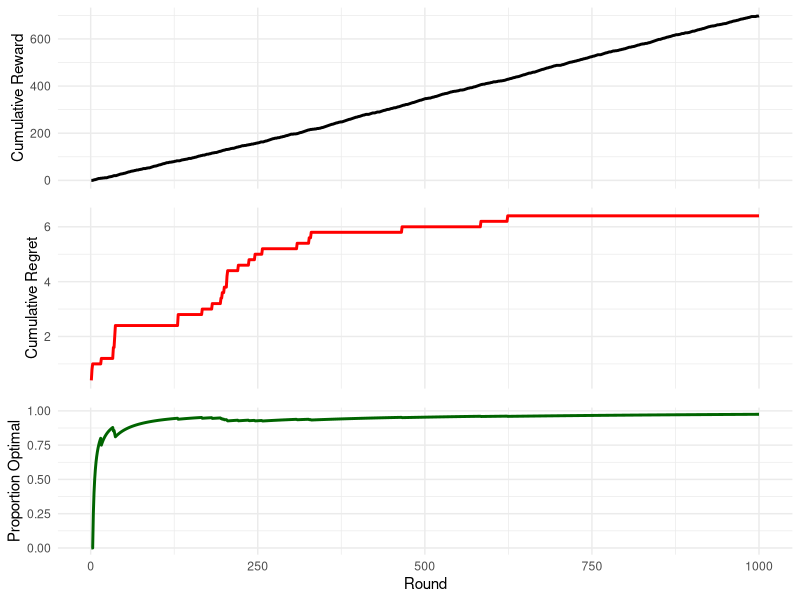

Here is the R script that generated this plot:
# Thompson Sampling for a Multi-Armed Bandit

# 0. Setup  ------
set.seed(831213)                
library(tidyverse)            
library(cowplot)

# 1. Define bandit parameters  ------
K <- 3                        
true_probs <- c(0.3, 0.5, 0.7) # true reward probabilities for each arm
M <- 1000                     

# 2. Initialize prior counts (Beta(1,1) for each arm)  ------
successes <- rep(0, K)       
failures <- rep(0, K)        

# 3. Storage for simulation outcomes  ------
chosen_arm <- integer(M)      
rewards    <- integer(M)      

default_best_prob <- max(true_probs)
regret <- numeric(M)          # instantaneous regret per round

# 4. Thompson Sampling loop  ------
for(t in seq_len(M)) {
  # 4a. Sample theta from posterior Beta(1 + successes, 1 + failures)
  theta_samples <- rbeta(K, 1 + successes, 1 + failures)
  # 4b. Choose arm with highest sampled theta
  arm <- which.max(theta_samples)
  # 4c. Simulate reward from the chosen arm
  reward <- rbinom(1, 1, true_probs[arm])
  # 4d. Update counts
  successes[arm] <- successes[arm] + reward
  failures[arm]  <- failures[arm] + (1 - reward)
  # 4e. Record outcomes
  chosen_arm[t] <- arm
  rewards[t]    <- reward
  # 4f. Compute regret: difference between optimal and selected arm
  regret[t] <- default_best_prob - true_probs[arm]
}

# 5. Summarize results  ------
results <- tibble(
  round       = seq_len(M),
  chosen_arm  = chosen_arm,
  reward      = rewards,
  cumulative_reward = cumsum(rewards),
  cumulative_regret = cumsum(regret)
)

# Final performance metrics
total_reward <- sum(rewards)
total_regret <- sum(regret)
cat("Total reward after", M, "rounds:", total_reward, "\n")
cat("Total regret after", M, "rounds:", round(total_regret, 2), "\n")

# 6. Plotting  ------
# 6a. Cumulative reward over time
p1 <- results %>%
  ggplot(aes(x = round, y = cumulative_reward)) +
  geom_line(size = 1) +
  labs(y = "Cumulative Reward") +
  theme_minimal() +
  theme(
    axis.title.x  = element_blank(),
    axis.text.x   = element_blank(),
    axis.ticks.x  = element_blank()
  ) 

# 6b. Cumulative regret over time
p2 <- results %>%
  ggplot(aes(x = round, y = cumulative_regret)) +
  geom_line(color = "red", size = 1) +
  labs(y = "Cumulative Regret") +
  theme_minimal() +
  theme(
    axis.title.x  = element_blank(),
    axis.text.x   = element_blank(),
    axis.ticks.x  = element_blank()
  )

# 6c. Proportion of times optimal arm is selected
optimal_arm <- which.max(true_probs)
results <- results %>%
  mutate(optimal_selected = (chosen_arm == optimal_arm)) %>%
  mutate(prop_optimal = cumsum(optimal_selected)/round)

p3 <- results %>%
  ggplot(aes(x = round, y = prop_optimal)) +
  geom_line(color = "darkgreen", size = 1) +
  labs(x = "Round",
       y = "Proportion Optimal") +
  theme_minimal()

# Arrange three plots vertically
plot_grid(p1, p2, p3, ncol = 1, align = "v", axis="lr")
